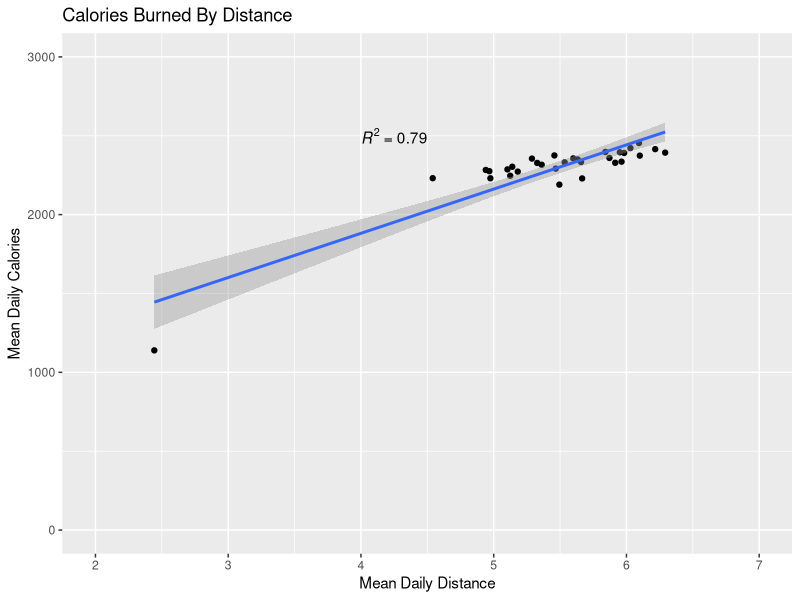
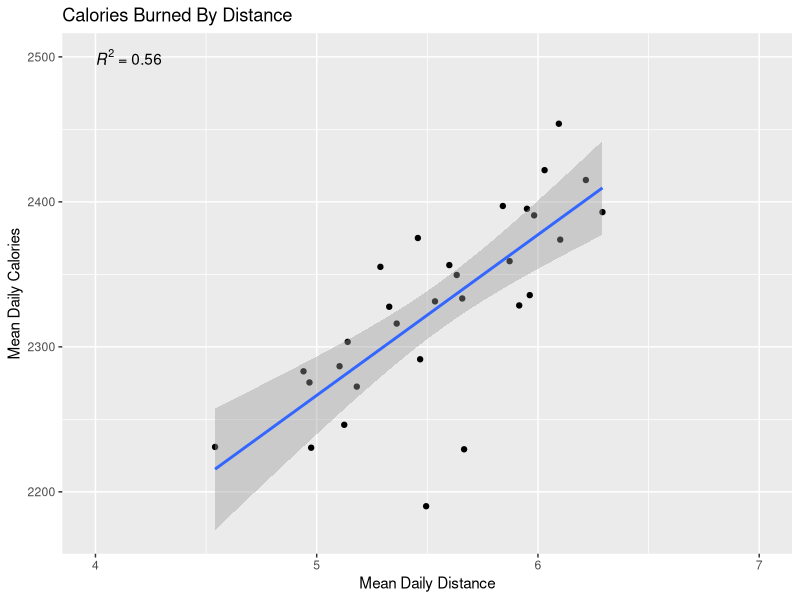
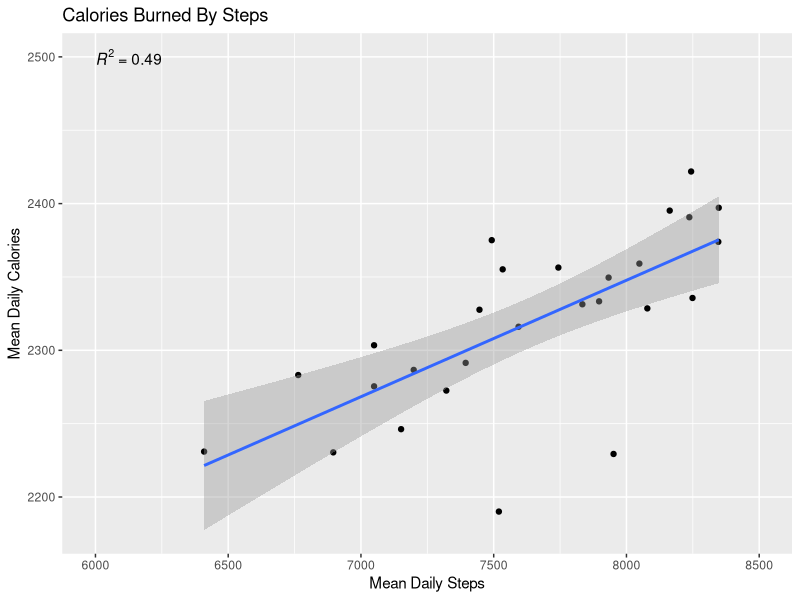
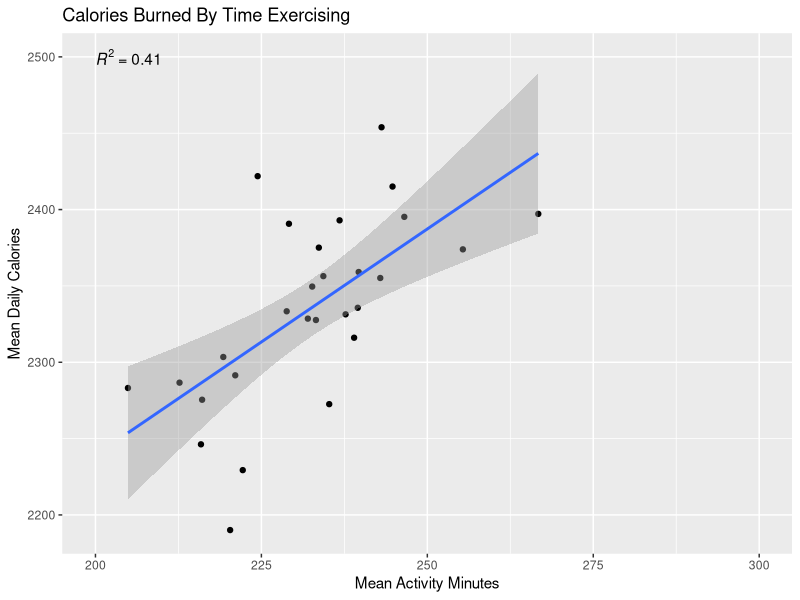
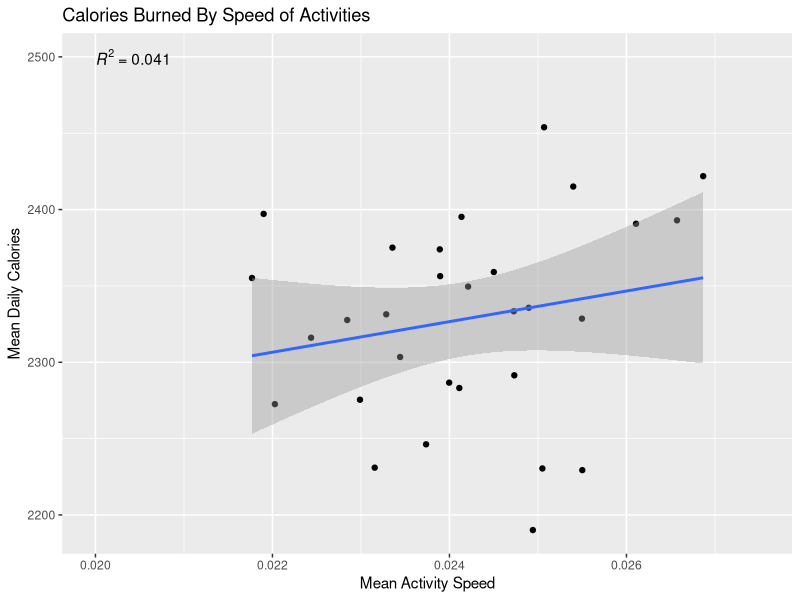
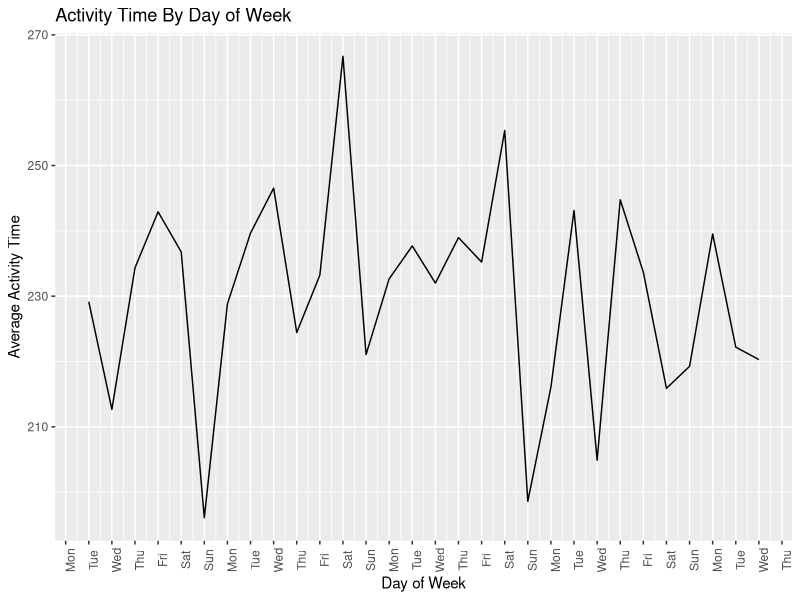
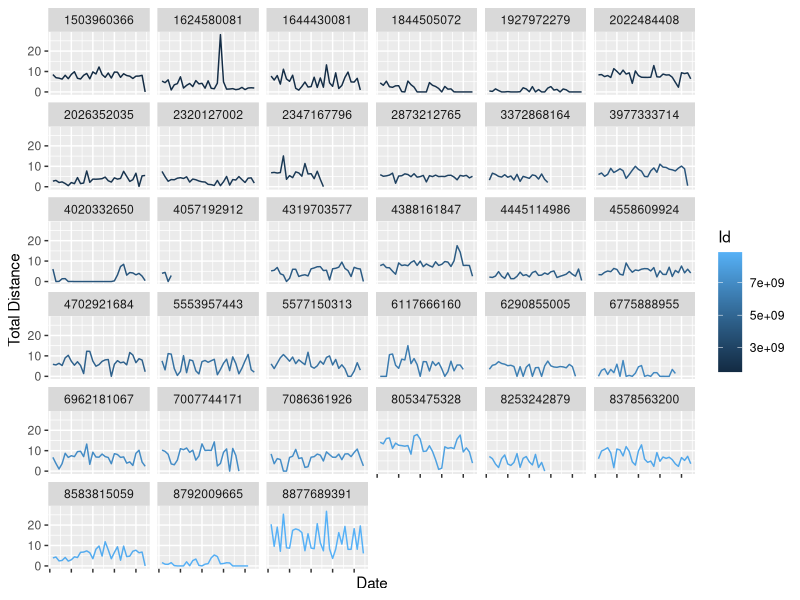
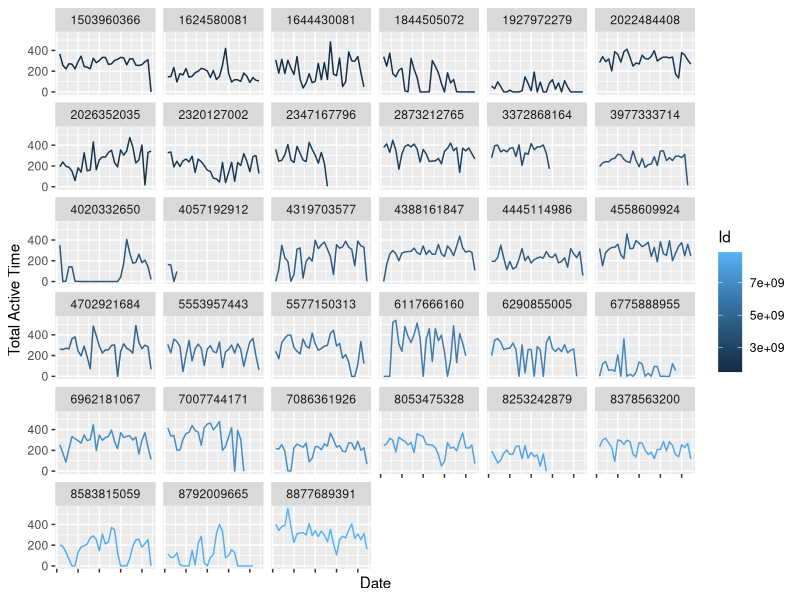

These charts were generated, in order, by the following R code:
## ---- chunk 1
knitr::opts_chunk$set(echo = TRUE)
## ---- chunk 2
installed.packages("tidyverse")
library(tidyverse)
installed.packages("ggplot2")
library(ggplot2)
installed.packages("ggpbr")
library(ggpubr)
library(magrittr)
library(dplyr)

## ---- chunk 3
daily_activity <- read.csv("dailyActivity_merged.csv")
nrow(daily_activity)
head(daily_activity)
glimpse(daily_activity)

#Convert ActivityDate column from character to date
daily_activity$ActivityDate = as.Date(daily_activity$ActivityDate)
glimpse(daily_activity)
## ---- chunk 4
daily_activity <- mutate(daily_activity, total_time = VeryActiveMinutes + FairlyActiveMinutes
                         + LightlyActiveMinutes + SedentaryMinutes)
error_file <- filter(daily_activity, total_time > 1440)
nrow(error_file)
## ---- chunk 5
#Add up all activity minutes
daily_activity <- mutate(daily_activity, active_time = total_time - SedentaryMinutes)

#Calculate activity average speed (total activity distance/total activity time)
daily_activity <- mutate(daily_activity, avg_speed = TotalDistance/active_time)

## ---- chunk 6
#Calculate Daily Averages
mean_of_data <- daily_activity %>% group_by(ActivityDate) %>%
  summarise(mean_daily_distance=mean(TotalDistance), 
            mean_daily_steps=mean(TotalSteps), mean_daily_time=mean(active_time),
            mean_daily_calories=mean(Calories))

#Plot Distance against the mean daily calories burned
ggplot(data=mean_of_data) + 
  geom_point(mapping=aes(x=mean_daily_distance, y = mean_daily_calories))+
  geom_smooth(method="lm", aes(x=mean_daily_distance, y = mean_daily_calories))+
  stat_regline_equation(label.x=4, label.y=2500, 
                        aes(x=mean_daily_distance, y = mean_daily_calories, label=..rr.label..))+
  labs(title="Calories Burned By Distance")+
  xlab("Mean Daily Distance") + ylab("Mean Daily Calories")+
  xlim(2,7)+ ylim(0,3000)
## ---- chunk 7

mean_of_data <- filter(mean_of_data, mean_of_data$ActivityDate!="2016-05-12")

mean_of_data <- mutate(mean_of_data, mean_daily_speed=
                         mean_daily_distance/mean_daily_time)

#Plot Distance against the mean daily calories burned
ggplot(data=mean_of_data) + 
  geom_point(mapping=aes(x=mean_daily_distance, y = mean_daily_calories))+
  geom_smooth(method="lm", aes(x=mean_daily_distance, y = mean_daily_calories))+
  stat_regline_equation(label.x=4, label.y=2500, 
                        aes(x=mean_daily_distance, y = mean_daily_calories, label=..rr.label..))+
  labs(title="Calories Burned By Distance")+
  xlab("Mean Daily Distance") + ylab("Mean Daily Calories")+
  xlim(4,7)

#Plot Steps against the mean daily calories burned
ggplot(data=mean_of_data) + 
  geom_point(mapping=aes(x=mean_daily_steps, y = mean_daily_calories))+
  geom_smooth(method="lm", aes(x=mean_daily_steps, y = mean_daily_calories))+
  stat_regline_equation(label.x=6000, label.y=2500, 
                        aes(x=mean_daily_steps, y = mean_daily_calories, label=..rr.label..))+
  labs(title="Calories Burned By Steps")+
  xlab("Mean Daily Steps") + ylab("Mean Daily Calories")+
  xlim(6000,8500)

#Plot Activity Time against the mean daily calories burned
ggplot(data=mean_of_data) + 
  geom_point(mapping=aes(x=mean_daily_time, y = mean_daily_calories))+
  geom_smooth(method="lm", aes(x=mean_daily_time, y = mean_daily_calories))+
  stat_regline_equation(label.x=200, label.y=2500, 
                        aes(x=mean_daily_time, y = mean_daily_calories, label=..rr.label..))+
  labs(title="Calories Burned By Time Exercising")+
  xlab("Mean Activity Minutes") + ylab("Mean Daily Calories")+
  xlim(200,300)

#Plot Speed of Activity against the mean daily calories burned
ggplot(data=mean_of_data) + 
  geom_point(mapping=aes(x=mean_daily_speed, y = mean_daily_calories))+
  geom_smooth(method="lm", aes(x=mean_daily_speed, y = mean_daily_calories))+
  stat_regline_equation(label.x=0.02, label.y=2500, 
                        aes(x=mean_daily_speed, y = mean_daily_calories, label=..rr.label..))+
  labs(title="Calories Burned By Speed of Activities")+
  xlab("Mean Activity Speed") + ylab("Mean Daily Calories")+
  xlim(0.02,0.0275) 

## ---- chunk 8
#Convert ActivityDate to weekdays
mean_of_data$week_day = weekdays(mean_of_data$ActivityDate)

#Plot Amount of time Exercised against the day of week
ggplot(data = mean_of_data)+
  geom_line(mapping=aes(x=ActivityDate, y=mean_daily_time))+
  labs(title="Activity Time By Day of Week")+
  xlab("Day of Week")  + ylab("Average Activity Time")+
  scale_x_date(date_breaks = "day", 
               date_labels = "%a")+
  theme(axis.text.x=element_text(angle=90))
              
## ---- chunk 9
ggplot(data=daily_activity)+
  geom_line(mapping=aes(x=ActivityDate, y=TotalDistance, col=Id))+
  xlab("Date") + ylab("Total Distance") +
  theme(axis.text.x=element_blank()) +
  facet_wrap(~Id)
## ---- chunk 10

#plot total daily activity time for each participant
ggplot(data=daily_activity)+
  geom_line(mapping=aes(x=ActivityDate, y=active_time, col=Id))+
  xlab("Date") + ylab("Total Active Time") +
  theme(axis.text.x=element_blank()) +
  facet_wrap(~Id)
## ---- chunk 11
ggplot(data = daily_activity) +
  geom_line(mapping = aes(x=ActivityDate, y=avg_speed, col=Id))+
  xlab("Date") + ylab("Average Speed of Activity")+
  theme(axis.text.x = element_blank()) +
  facet_wrap(~Id)
## ---- chunk 12
#Split the daily_activity file into chunks of 7-day file
very_active_week1 <- filter(daily_activity, ActivityDate <= '2016-04-18')
very_active_week2 <- filter(daily_activity, ActivityDate > '2016-04-18' 
                             & ActivityDate <= '2016-04-25')
very_active_week3 <- filter(daily_activity, ActivityDate > '2016-04-25' 
                            & ActivityDate <= '2016-05-01')
very_active_week4 <- filter(daily_activity, ActivityDate > '2016-05-01' 
                            & ActivityDate <= '2016-05-08')
very_active_no_use <- filter(daily_activity, ActivityDate > '2016-05-08')

#Check if total rows of weekly files adds up to total rows of original data file
nrow(very_active_week1) + nrow(very_active_week2) + nrow(very_active_week3) + nrow(very_active_week4) + nrow(very_active_no_use) - nrow(daily_activity) 

## ---- chunk 13
#Find the total weekly VeryActiveMinutes for each participant
week1_veryactive_sum <- aggregate(VeryActiveMinutes~Id, very_active_week1, sum)
week2_veryactive_sum <- aggregate(VeryActiveMinutes~Id, very_active_week2, sum)
week3_veryactive_sum <- aggregate(VeryActiveMinutes~Id, very_active_week3, sum)
week4_veryactive_sum <- aggregate(VeryActiveMinutes~Id, very_active_week4, sum)

## ---- chunk 14
#week1
hist(week1_veryactive_sum$VeryActiveMinutes, 
     main = "Week1: Participants With Very Active Minutes",
     xlab = "Very Active Minutes",
     ylab = "Participants",
     xlim = c(0,850),
     breaks = c(0,150,300,450,600,750,900),
     col = "magenta"
     )
#week2
hist(week2_veryactive_sum$VeryActiveMinutes, 
     main = "Week2: Participants With Very Active Minutes",
     xlab = "Very Active Minutes",
     ylab = "Participants",
     xlim = c(0,850),
     breaks = c(0,150,300,450,600,750,900),
     col = "magenta"
)
#week3
hist(week3_veryactive_sum$VeryActiveMinutes, 
     main = "Week3: Participants With Very Active Minutes",
     xlab = "Very Active Minutes",
     ylab = "Participants",
     xlim = c(0,850),
     breaks = c(0,150,300,450,600,750,900),
     col = "magenta"
)
#week4
hist(week1_veryactive_sum$VeryActiveMinutes, 
     main = "Week4: Participants With Very Active Minutes",
     xlab = "Very Active Minutes",
     ylab = "Participants",
     xlim = c(0,850),
     breaks = c(0,150,300,450,600,750,900),
     col = "magenta"
)

## ---- chunk 15
#Collect Id of participants with greater or equal to 150 mins very active minutes
#per week
very_active_id_week1 <- filter(week1_veryactive_sum, VeryActiveMinutes >= 150)

very_active_id_week2 <- filter(week2_veryactive_sum, VeryActiveMinutes >= 150)

very_active_id_week3 <- filter(week3_veryactive_sum, VeryActiveMinutes >= 150)

very_active_id_week4 <- filter(week4_veryactive_sum, VeryActiveMinutes >= 150)


#Find Id that are present in all 4 weeks
library(dplyr)
w1w2_common = very_active_id_week1 %>% inner_join(very_active_id_week2,
                                                  by="Id")
w1w2w3_common = w1w2_common %>% inner_join(very_active_id_week3,
                                                  by="Id")
w1w2w3w4_common = w1w2w3_common%>% inner_join(very_active_id_week4,
                                              by="Id")
head(w1w2w3w4_common)
## ---- chunk 16
#Rename columns to Week1, Week2, Week3, Week4
names(w1w2w3w4_common)[2] <- 'week1'
names(w1w2w3w4_common)[3] <- 'week2'
names(w1w2w3w4_common)[4] <- 'week3'
names(w1w2w3w4_common)[5] <- 'week4'
#Covert wide dataset to long
w1234_common_long <- w1w2w3w4_common %>%
  gather("week", "minutes", -Id)
#Convert the Id field from numeric to character for ease of plotting and check
w1234_common_long$Id <- as.character((w1234_common_long$Id))
str(w1234_common_long)
#Plot the very active minutes
ggplot(w1234_common_long, aes(x=Id, y=minutes, fill= week, width = 0.5)) +
  geom_col(position = "dodge")+
  ggtitle("Very Active Participants", subtitle = "Over 150 minutes/week") +
  xlab("Participant ID") + ylab("Minutes")
## ---- chunk 17
sleep_day <- read.csv("sleepDay_merged.csv")
head(sleep_day)
glimpse(sleep_day)
## ---- chunk 18
sleep_day <- tidyr::separate(
  data = sleep_day,
  col = SleepDay,
  sep = " ",
  into = c("date","time"),
  remove = FALSE
)
head(sleep_day)
glimpse(sleep_day)
## ---- chunk 19
#sleep dataset
sleep_day$Id_date <- paste(sleep_day$Id,"-", sleep_day$date)
head(sleep_day)

#daily_activity dataset
daily_activity$Id_date <- paste(daily_activity$Id,"-",daily_activity$ActivityDate)
head(daily_activity)

## ---- chunk 20
sleep_day <- mutate(sleep_day,sleep_percent = (TotalMinutesAsleep/TotalTimeInBed)*100)
head(sleep_day)
## ---- chunk 21
activity_vs_sleep <- sleep_day %>% inner_join(daily_activity, by="Id_date")
head(activity_vs_sleep)

## ---- chunk 22
ggplot(data=activity_vs_sleep)  + 
  geom_point(mapping=aes(x=VeryActiveMinutes, y=sleep_percent)) +
  scale_y_continuous(limits = c(40, 100.00000000)) +
  xlab("Daily Very Active Minutes") + ylab("%Time Asleep In Bed")+
  labs(title = "Asleep In Bed After Very Active Minutes") +
  annotate("text", x=50, y = 70, 
           label = "It seems 50 or more minutes of intense activity gets you to sleep fast", 
           color="magenta", fontface='bold', size=3.1, angle=90)+
  stat_smooth(method="lm", aes(x=VeryActiveMinutes, y=sleep_percent))+
  stat_regline_equation(label.x=100, label.y=70,aes(x=VeryActiveMinutes, y=sleep_percent,
                            label = ..rr.label..))
## ---- chunk 23
toss_turn <- filter(activity_vs_sleep, activity_vs_sleep$sleep_percent < 80)
head(toss_turn)
## ---- chunk 24
no_toss_turn <- activity_vs_sleep %>% filter_all(all_vars(.!=3977333714))

## ---- chunk 25
ggplot(data=no_toss_turn)  + 
  geom_point(mapping=aes(x=VeryActiveMinutes, y=sleep_percent)) +
  scale_y_continuous(limits = c(60, 100.00000000)) +
  xlab("Daily Very Active Minutes") + ylab("%Time Asleep In Bed")+
  labs(title = "Asleep In Bed After Very Active Minutes")+
  stat_smooth(method="lm", aes(x=VeryActiveMinutes, y=sleep_percent))+
  stat_regline_equation(label.x=100, label.y=70,aes(x=VeryActiveMinutes, y=sleep_percent,label = ..rr.label..))
## ---- chunk 26
#Farily Active
ggplot(data=no_toss_turn)  + 
  geom_point(mapping=aes(x=FairlyActiveMinutes, y=sleep_percent)) +
  scale_y_continuous(limits = c(60, 100.00000000)) +
  xlab("Daily Fairly Active Minutes") + ylab("%Time Asleep In Bed")+
  labs(title = "Asleep In Bed After Fairly Active Minutes")+
  stat_smooth(method="lm", aes(x=FairlyActiveMinutes, y=sleep_percent))+
  stat_regline_equation(label.x=25, label.y=70,aes(x=FairlyActiveMinutes, y=sleep_percent,
                            label = ..rr.label..))
#Lightly Active
ggplot(data=no_toss_turn)  + 
  geom_point(mapping=aes(x=LightlyActiveMinutes, y=sleep_percent)) +
  scale_y_continuous(limits = c(60, 100.00000000)) +
  xlab("Daily Lightly Active Minutes") + ylab("%Time Asleep In Bed")+
  labs(title = "Asleep In Bed After Lightly Active Minutes")+
  stat_smooth(method="lm", aes(x=LightlyActiveMinutes, y=sleep_percent))+
  stat_regline_equation(label.x=200, label.y=70,aes(x=LightlyActiveMinutes, y=sleep_percent,
                            label = ..rr.label..))
#Sedentary 
ggplot(data=no_toss_turn)  + 
  geom_point(mapping=aes(x=SedentaryMinutes, y=sleep_percent)) +
  scale_y_continuous(limits = c(60, 100.00000000)) +
  xlab("Daily Sedentary Minutes") + ylab("%Time Asleep In Bed") +
  labs(title = "Asleep In Bed After Sedentary Minutes")+
  stat_smooth(method="lm", aes(x=SedentaryMinutes, y=sleep_percent))+
  stat_regline_equation(label.x=500, label.y=70, aes(x=SedentaryMinutes, y=sleep_percent, label = ..rr.label..))

